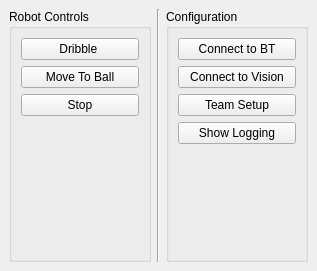
<?xml version="1.0" encoding="UTF-8"?>
<ui version="4.0">
 <class>MainWindow</class>
 <widget class="QMainWindow" name="MainWindow">
  <property name="geometry">
   <rect>
    <x>0</x>
    <y>0</y>
    <width>317</width>
    <height>271</height>
   </rect>
  </property>
  <property name="windowTitle">
   <string>Robotics</string>
  </property>
  <property name="windowIcon">
   <iconset>
    <normaloff>img/robot_icon.gif</normaloff>img/robot_icon.gif</iconset>
  </property>
  <widget class="QWidget" name="centralwidget">
   <layout class="QHBoxLayout" name="horizontalLayout">
    <item>
     <widget class="QGroupBox" name="groupBox">
      <property name="title">
       <string>Robot Controls</string>
      </property>
      <layout class="QVBoxLayout" name="verticalLayout_2">
       <item>
        <widget class="QPushButton" name="moveWithBallBtn">
         <property name="text">
          <string>Dribble </string>
         </property>
        </widget>
       </item>
       <item>
        <widget class="QPushButton" name="NavToBallBtn">
         <property name="text">
          <string>Move To Ball</string>
         </property>
        </widget>
       </item>
       <item>
        <widget class="QPushButton" name="stopBtn">
         <property name="text">
          <string>Stop</string>
         </property>
        </widget>
       </item>
       <item>
        <spacer name="verticalSpacer">
         <property name="orientation">
          <enum>Qt::Vertical</enum>
         </property>
         <property name="sizeHint" stdset="0">
          <size>
           <width>20</width>
           <height>40</height>
          </size>
         </property>
        </spacer>
       </item>
      </layout>
     </widget>
    </item>
    <item>
     <widget class="Line" name="line">
      <property name="orientation">
       <enum>Qt::Vertical</enum>
      </property>
     </widget>
    </item>
    <item>
     <widget class="QGroupBox" name="groupBox_2">
      <property name="title">
       <string>Configuration</string>
      </property>
      <layout class="QVBoxLayout" name="verticalLayout">
       <item>
        <widget class="QPushButton" name="btConnectBtn">
         <property name="text">
          <string>Connect to BT</string>
         </property>
        </widget>
       </item>
       <item>
        <widget class="QPushButton" name="connToVisionBtn">
         <property name="text">
          <string>Connect to Vision</string>
         </property>
        </widget>
       </item>
       <item>
        <widget class="QPushButton" name="teamSetupBtn">
         <property name="text">
          <string>Team Setup</string>
         </property>
        </widget>
       </item>
       <item>
        <widget class="QPushButton" name="logBtn">
         <property name="text">
          <string>Show Logging</string>
         </property>
        </widget>
       </item>
       <item>
        <spacer name="verticalSpacer_2">
         <property name="orientation">
          <enum>Qt::Vertical</enum>
         </property>
         <property name="sizeHint" stdset="0">
          <size>
           <width>20</width>
           <height>40</height>
          </size>
         </property>
        </spacer>
       </item>
      </layout>
     </widget>
    </item>
   </layout>
  </widget>
  <widget class="QMenuBar" name="menubar">
   <property name="geometry">
    <rect>
     <x>0</x>
     <y>0</y>
     <width>317</width>
     <height>29</height>
    </rect>
   </property>
  </widget>
 </widget>
 <resources/>
 <connections/>
</ui>
